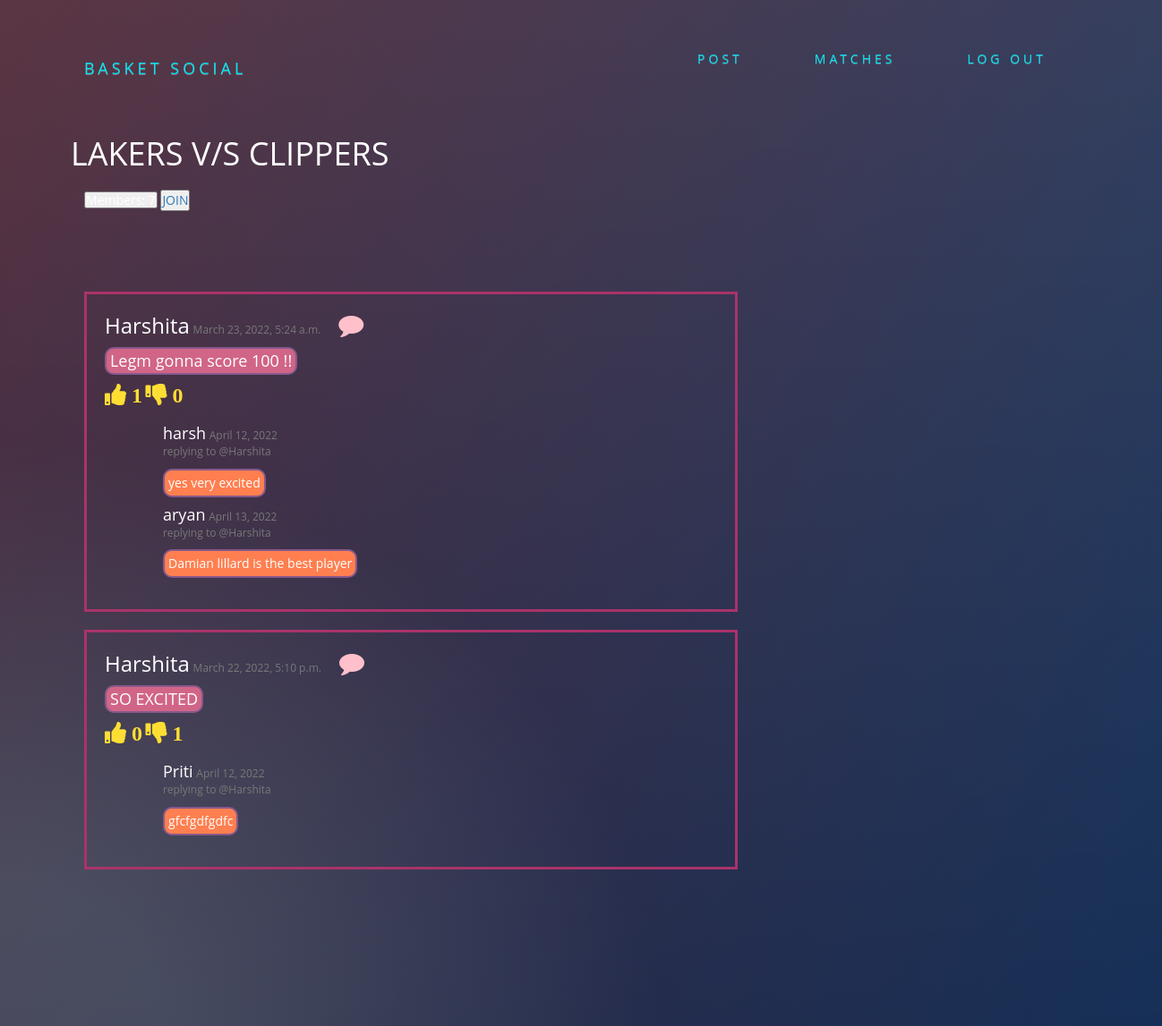
The page /groups/posts/in/lakers-vs-clippers/ (signed in) on the database its author committed.
### groups/models.py (models this page shows, shortened)
class Group(models.Model):
    name=models.CharField(max_length=255,unique=True)
    slug=models.SlugField(allow_unicode=True,unique=True)
    description=models.TextField(blank=True,default='')
    description_html=models.TextField(editable=False,default='',blank=True)
    members=models.ManyToManyField(User,through='GroupMember')
    class Meta:
        ordering=['name']

### posts/models.py (models this page shows, shortened)
class Post(models.Model):
    user=models.ForeignKey(User,related_name='posts',on_delete=models.CASCADE)
    created_at=models.DateTimeField(auto_now=True)
    message=models.TextField()
    message_html=models.TextField(editable=False)
    group=models.ForeignKey(Group,related_name='posts',null=True,blank=True,on_delete=models.CASCADE)
    def get_total_likes(self):
        return self.likes.users.count()
    def get_total_dis_likes(self):
        return self.dis_likes.users.count()
    class Meta:
        ordering=['-created_at']

class Like(models.Model):
    coment = models.OneToOneField(Post, related_name="likes", on_delete=models.CASCADE)
    users = models.ManyToManyField(User, related_name='requirement_comment_likes')
    created_at = models.DateTimeField(auto_now_add=True)
    updated_at = models.DateTimeField(auto_now=True)

class comment(models.Model):
    post=models.ForeignKey('posts.Post',related_name='comments',on_delete=models.CASCADE)
    author=models.CharField(max_length=200)
    text=models.TextField()
    published_date=models.DateTimeField(auto_now=True)

class DisLike(models.Model):
    coment = models.OneToOneField(Post, related_name="dis_likes", on_delete=models.CASCADE)
    users = models.ManyToManyField(User, related_name='requirement_comment_dis_likes')
    created_at = models.DateTimeField(auto_now_add=True)
    updated_at = models.DateTimeField(auto_now=True)

### groups/views.py (the view)
# urls.py: path('posts/in/<slug>/',views.SingleGroup.as_view(),name='single'),
class SingleGroup(generic.DetailView):
    model=Group

### groups/templates/groups/group_detail.html
{% extends 'groups/group_base.html' %}
{% block pregroup %}
<h1 style="display:inline;">{{group.name}}</h1>
<div class="class="list-group-item" ">
  <br>
<div class="container">
  {% if user in group.members.all %}
  <a href="{%url 'posts:create' %}"><button type="button" class='pulse' name="button">POST</button></a>
    <a href="{% url 'groups:leave' slug=group.slug %}"><button type="button" name="button" class='pulse'>LEAVE</button></a>
  {% else %}
  <div class="buttons">
    <h5  style="display:inline;"><button type="button" name="button" class='offset'>Members: {{group.members.count}}</button></h5>
  <a href="{% url 'groups:join' slug=group.slug %}"><button type="button" name="button" class='pulse'>JOIN</button></a>
  </div>
  {% endif %}
</div>
<br>
{% endblock %}
{% block group_content %}
<div class="matter col-md-8">
  {% if group.posts.count == 0 %}
  <h2>No posts in the group yet!</h2>
  {% else %}
  {% for post in group.posts.all %}
   {% include "posts/_post.html" %}
   {% endfor %}
  {% endif %}
</div>
</div>
{% endblock %}

### posts/templates/posts/_post.html (shortened to what this page needs)
<div class="postmedia">
<div class="asx">
  <div class="lk">
  <a  id='puran' href="{% url 'posts:for_user' username=post.user.username %}"><h3 style="display:inline; ">{{post.user.username}}</h3></a> <h9 id='lj' style="display:inline;">{{ post.created_at }}</h9><a href="{% url 'posts:add_comment_to_post' username=post.user.username pk=post.pk %}"><i class="fa fa-comment fa_custom fa-2x" style="display:inline;"></i></a>
  </div>
  <h4><span id='textthread' >{{post.message}}</h4>
    <div class="text-left">
         <span class="pointer">
            {% if request.user in page_obj.likes.users.all%}
            <a href={% url 'posts:requirement_comment_vote' comment_id=post.pk opition='like' %}> <i
               data-toggle="tooltip" data-placement="bottom" title="Unlike"
               class="like fas fa-thumbs-up pr-2">
            <span>{{post.get_total_likes}}</span>
            </i>
            </a>
            {% else %}
            <a href={% url 'posts:requirement_comment_vote' comment_id=post.pk opition='like' %}><i
               data-toggle="tooltip" data-placement="bottom" title="Like"
               class="default-icon fas fa-thumbs-up pr-2" style="font-size:24px; color:#ffde34;">
            <span>{% if post.get_total_likes  %}{{post.get_total_likes}} {% else %} 0
            {% endif %}</span></i>
            </a>
            {% endif %}
         </span>
         <span class="ml-3 pointer">
         {% if request.user in post.dis_likes.users.all %}
         <a href={% url 'posts:requirement_comment_vote' comment_id=post.pk opition='dis_like' %}><i
            data-toggle="tooltip" data-placement="bottom" title="i dislike this"
            class="dislike fas fa-thumbs-down pr-2" style="font-size:24px; color:#ffde34;">
         <span>{{post.get_total_dis_likes}}</span></i>
         </a>
         {% else %}
         <a href={% url 'posts:requirement_comment_vote' comment_id=post.pk opition='dis_like' %}><i
            data-toggle="tooltip" data-placement="bottom" title="i dislike this "
            class="default-icon fas fa-thumbs-down pr-2" style="font-size:24px; color:#ffde34;">
         <span>{% if  post.get_total_dis_likes %}{{post.get_total_dis_likes}}
         {% else %} 0 {% endif %}</span></i>
         </a>
         {% endif %}
         </span>
      </div>
<div class="cdp container">
    {% for comment in post.comments.all %}
    <br>
    <h4 style="display:inline;">{{comment.author}}</h4> <p id='lj' style="display:inline; , padding-left:5px;">{{comment.published_date.date}}</p>
    <p id='lj' >replying to @{{post.user.username}}</p>
      <p id='commentthread'>{{comment.text}}</p>
    {% endfor %}
</div>
  <div class="media-body">
  </div>
</div>
<br>
</div>

### static/social/css/master.css (style rules this page uses)
body { margin: 0; overflow: auto; background: #2f294f; color:white; }
* { -webkit-box-sizing:border-box; -moz-box-sizing:border-box; -ms-box-sizing:border-box; -o-box-sizing:border-box; box-sizing:border-box; }
body { font-family: 'Open Sans', sans-serif; background: #092756; background: -moz-radial-gradient(0% 100%, ellipse cover, rgba(104,128,138,.4) 10%,rgba(138,114,76,0) 40%),-moz-linear-gradient(top, rgba(57,173,219,.25) 0%, rgba(42,60,87,.4) 100%), -moz-linear-gradient(-45deg, #670d10 0%, #092756 100%); background: -webkit-radial-gradient(0% 100%, ellipse cover, rgba(104,128,138,.4) 10%,rgba(138,114,76,0) 40%), -webkit-linear-gradient(top, rgba(57,173,219,.25) 0%,rgba(42,60,87,.4) 100%), -webkit-linear-gradient(-45deg, #670d10 0%,#092756 100%); background: -o-radial-gradient(0% 100%, ellipse cover, rgba(104,128,138,.4) 10%,rgba(138,114,76,0) 40%), -o-linear-gradient(top, rgba(57,173,219,.25) 0%,rgba(42,60,87,.4) 100%), -o-linear-gradient(-45deg, #670d10 0%,#092756 100%); background: -ms-radial-gradient(0% 100%, ellipse cover, rgba(104,128,138,.4) 10%,rgba(138,114,76,0) 40%), -ms-linear-gradient(top, rgba(57,173,219,.25) 0%,rgba(42,60,87,.4) 100%), -ms-linear-gradient(-45deg, #670d10 0%,#092756 100%); background: -webkit-radial-gradient(0% 100%, ellipse cover, rgba(104,128,138,.4) 10%,rgba(138,114,76,0) 40%), linear-gradient(to bottom, rgba(57,173,219,.25) 0%,rgba(42,60,87,.4) 100%), linear-gradient(135deg, #670d10 0%,#092756 100%); filter: progid:DXImageTransform.Microsoft.gradient( startColorstr='#3E1D6D', endColorstr='#092756',GradientType=1 ); }
* { margin: 0; padding: 0; box-sizing: border-box; }
#puran { color: white; }
.lk { display: inline; overflow: hidden; }
#lj { font-size: 12px; color: #787878; }
#textthread { border: 2px solid #88598b; border-radius: 10px; padding: 4px; background-color: #D16587; display: inline-block; }
.matter { margin-top: 70px; }
.asx { border: 3px solid #AA336A; padding: 20px; }
#commentthread { border: 2px solid #88598b; border-radius: 10px; padding: 4px; background-color: #FF7F50 ; display: inline-block; }
.cdp { margin-left: 50px; }

### posts/templates/posts/_post.html (style rules this page uses)
.fa_custom { color: pink; padding-left: 20px; }

### rows shown on the page
Group: name "LAKERS V/S CLIPPERS"
Post: user.username "Harshita", created_at "March 23, 2022, 5:24 a.m.", message "Legm gonna score 100 !!", get_total_likes "1"
comment: author "harsh", published_date "April 12, 2022", text "yes very excited"
comment: author "aryan", published_date "April 13, 2022", text "Damian lillard is the best player"
Post: user.username "Harshita", created_at "March 22, 2022, 5:10 p.m.", message "SO EXCITED", get_total_dis_likes "1"
comment: author "Priti", published_date "April 12, 2022", text "gfcfgdfgdfc"
